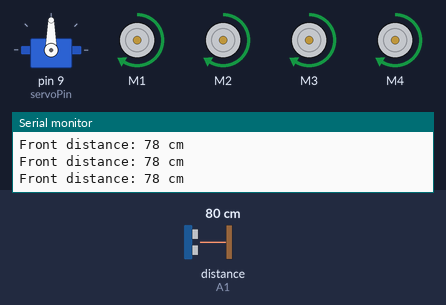
A sketch run on a simulated Arduino Uno, built with avr-gcc and run on an emulated ATmega328P. Parts: servo, 4 × DC motor (green arrow = forward, orange = backward, longer = faster), the last lines printed to the serial monitor. Wiring (inferred from the names in the program): ultrasonic range finder: trigger A0; echo A1. Inputs (shaded band) come from the test bench; at power-on: distance to the obstacle (sensor on A1) 80 cm. The echo pulse lasts 58.3 µs per cm.

Above: at 2.7 s.
2.8 s: distance to the obstacle (sensor on A1) set to 24 cm
4.3 s: distance to the obstacle (sensor on A1) set to 19 cm
At 6.8 s:
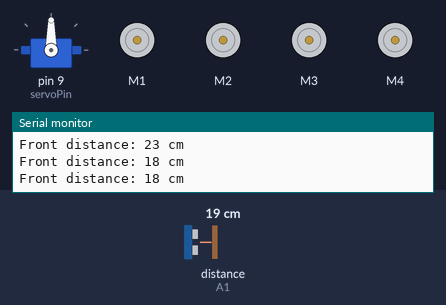
7.3 s: distance to the obstacle (sensor on A1) set to 120 cm
At 8.23 s:
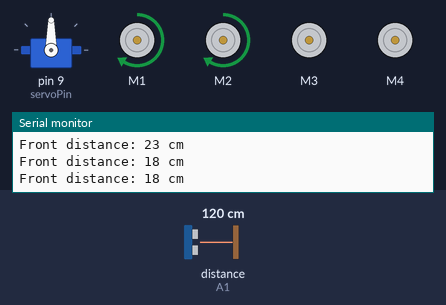
10.3 s: distance to the obstacle (sensor on A1) set to 2 cm
At 10.99 s:
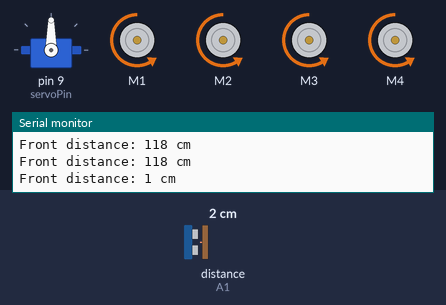
13.3 s: distance to the obstacle (sensor on A1) set to 35 cm
At 13.6 s:
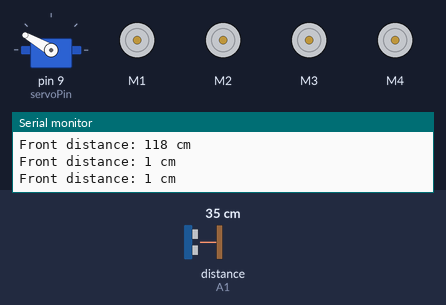
Timing chart, 0 to 16.4 s (numbered marks = the images above; inputs shaded):
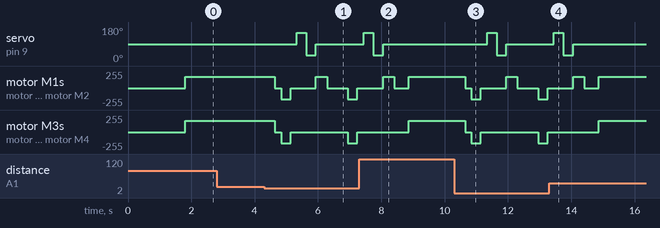

The sketch:

obstacle_avoiding_car.ino
```cpp
// =========================
// OBSTACLE AVOIDING CAR
// ARDUINO + HW-130 L293D SHIELD + HC-SR04 + SERVO
// 4 DC MOTORS (M1–M4) + SERVO-MOUNTED ULTRASONIC
// =========================

#include <AFMotor.h>
#include <Servo.h>

const int trigPin = A0;
const int echoPin = A1;

const int servoPin = 9;
Servo headServo;

const int CENTER_ANGLE = 90;
const int LEFT_ANGLE   = 150;
const int RIGHT_ANGLE  = 30;

AF_DCMotor motorFL(1);
AF_DCMotor motorRL(2);
AF_DCMotor motorFR(3);
AF_DCMotor motorRR(4);

const int baseSpeed    = 170;
const int turnSpeed    = 170;
const int stopDistance = 20;
const int backTime     = 300;
const int turnTime     = 350;

long getDistanceCM() {
  digitalWrite(trigPin, LOW);
  delayMicroseconds(2);
  digitalWrite(trigPin, HIGH);
  delayMicroseconds(10);
  digitalWrite(trigPin, LOW);

  long duration = pulseIn(echoPin, HIGH, 30000UL);

  if (duration == 0) return 300;

  long distance = duration * 0.034 / 2;
  return distance;
}

long getDistanceAtAngle(int angle) {
  headServo.write(angle);
  delay(300);
  return getDistanceCM();
}

void setAllSpeeds(int s) {
  motorFL.setSpeed(s);
  motorRL.setSpeed(s);
  motorFR.setSpeed(s);
  motorRR.setSpeed(s);
}

void moveForward(int s) {
  setAllSpeeds(s);
  motorFL.run(FORWARD);
  motorRL.run(FORWARD);
  motorFR.run(FORWARD);
  motorRR.run(FORWARD);
}

void moveBackward(int s) {
  setAllSpeeds(s);
  motorFL.run(BACKWARD);
  motorRL.run(BACKWARD);
  motorFR.run(BACKWARD);
  motorRR.run(BACKWARD);
}

void turnLeft(int s) {
  motorFL.setSpeed(0);
  motorRL.setSpeed(0);
  motorFL.run(RELEASE);
  motorRL.run(RELEASE);

  motorFR.setSpeed(s);
  motorRR.setSpeed(s);
  motorFR.run(FORWARD);
  motorRR.run(FORWARD);
}

void turnRight(int s) {
  motorFR.setSpeed(0);
  motorRR.setSpeed(0);
  motorFR.run(RELEASE);
  motorRR.run(RELEASE);

  motorFL.setSpeed(s);
  motorRL.setSpeed(s);
  motorFL.run(FORWARD);
  motorRL.run(FORWARD);
}

void stopMotors() {
  motorFL.setSpeed(0);
  motorRL.setSpeed(0);
  motorFR.setSpeed(0);
  motorRR.setSpeed(0);

  motorFL.run(RELEASE);
  motorRL.run(RELEASE);
  motorFR.run(RELEASE);
  motorRR.run(RELEASE);
}

void setup() {
  pinMode(trigPin, OUTPUT);
  pinMode(echoPin, INPUT);

  headServo.attach(servoPin);
  headServo.write(CENTER_ANGLE);
  delay(500);

  Serial.begin(9600);

  stopMotors();
  delay(1000);
}

void loop() {
  long frontDist = getDistanceAtAngle(CENTER_ANGLE);

  Serial.print("Front distance: ");
  Serial.print(frontDist);
  Serial.println(" cm");

  if (frontDist > stopDistance) {
    moveForward(baseSpeed);
  } else {
    stopMotors();
    delay(200);

    moveBackward(baseSpeed);
    delay(backTime);

    stopMotors();
    delay(200);

    long leftDist = getDistanceAtAngle(LEFT_ANGLE);
    long rightDist = getDistanceAtAngle(RIGHT_ANGLE);

    headServo.write(CENTER_ANGLE);

    if (leftDist > rightDist) {
      turnLeft(turnSpeed);
    } else {
      turnRight(turnSpeed);
    }

    delay(turnTime);
    stopMotors();
    delay(100);
  }

  delay(50);
}
```

Measured:
- the behaviour switches between 22 and 21 cm on distance to the obstacle (sensor on A1) (found by bisection; images 0 and 1)
- after the input at 4.3 s, servo on pin 9 (servoPin): 90° → 150° after 1.0 s, → 30° 0.30 s later, → 90° 0.30 s later; motor M1: forward 170/255 → stopped after 0.33 s, → backward 170/255 0.20 s later, → stopped 0.30 s later, → forward 170/255 0.80 s later, … (7 changes in this stretch)
- after the input at 7.3 s, servo on pin 9 (servoPin): goes on until 8.1 s, then stays 90°
- after the input at 10.3 s, servo on pin 9 (servoPin): 90° → 150° after 1.0 s, → 30° 0.30 s later, → 90° 0.30 s later; motor M1: forward 170/255 → stopped after 0.35 s, → backward 170/255 0.20 s later, → stopped 0.30 s later, → forward 170/255 0.80 s later, … (7 changes in this stretch)
- after the input at 13.3 s, servo on pin 9 (servoPin): goes on until 14.1 s, then stays 90°
